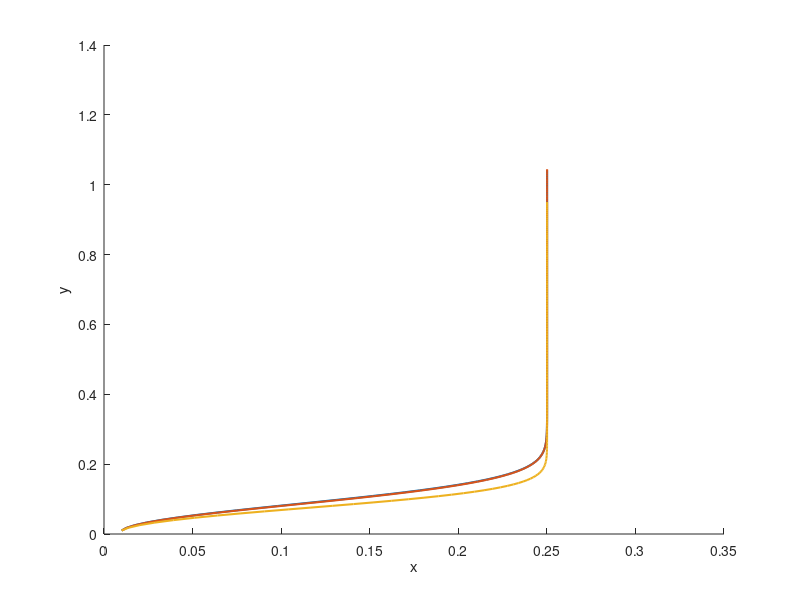

MATLAB code for this plot:
clear all;
close all;
clc;

% Constants and parameters
pi_val = 3.14;
figure;
  B= 0.01;
for   mu= [0.01 0.05 1]
    G = 0.5;
    beta = 0.01;
    QT = 2;
    a0 = 0.5;
    q = -1.025;

    % Function definitions
    h = @(x) 1 + a0 * sin(2 * pi_val * x);
    q1 = @(mu, q) (-(0.8)^8 * (mu - 1) * G * B / (120 * mu) + ...
                   (0.8)^6 * (mu - 1) * G * B / (20 * mu) - ...
                   (0.8)^5 * (mu - 5/4) * G * B / (30 * mu) - ...
                   (0.8)^4 * (mu - 1) * (1 + G * B / (24 * mu)) + ...
                   (0.8)^3 * (mu - 3/2) * (q + 1 + G * B / (30 * mu)) + ...
                   (0.8) * (G * B / (120 * mu) + 3 * q / 2 + 1 / 2)) / ...
                   ((mu - 1) * (0.8)^3 + 1);

    % X values
    x_values = linspace(-0.2, 1.75, 81);
    h_all = zeros(size(x_values));
    q1_val = q1(mu, q);

    % Compute h1(x)
    for i = 1:length(x_values)
        x = x_values(i);
        h_val = h(x);

        A = (mu - 1) * G * B / (120 * mu);
        B1 = -(mu - 1) * G * B * h_val^2 / (20 * mu);
        C = (mu - 5/4) * G * B * h_val^3 / (30 * mu);
        D = (mu - 1) * (1 + G * B * h_val^4 / (24 * mu));
        E = -((mu - 3/2) * (q + h_val + G * B * h_val^5 / (30 * mu)) - q1_val * (mu - 1));
        F = -((q + h_val) * 3 * h_val^2 / 2 + G * B * h_val^7 / 120 - h_val^3);
        G1 = q1_val * h_val^3;

        coeffs = [A, 0, B1, C, D, E, 0, F, G1];
        rts = roots(coeffs);
        real_rts = rts(imag(rts) == 0 & real(rts) > 0 & real(rts) < h_val);

        if isempty(real_rts)
            h_all(i) = 0;
        else
            h_all(i) = real_rts(1);
        end
    end

    % Vertical points per layer
    Ny = 100;

    % Initialize streamfunction grid data
    E_combined = [];
    Y_combined = [];
    X_combined = [];

    % Loop to build streamfunction
    for i = 1:length(x_values)
        x = x_values(i);
        h1_val = h_all(i);
        h_val = h(x);

        y_core = linspace(0, h1_val, Ny);
        y_periph = linspace(h1_val, h_val, Ny);

        % Core layer
        term1 = -y_core;
        term2 = y_core./2 .* (q + h_val + G.*beta./(30.*mu) .* ((mu-1).*h1_val.^5 + h_val.^5)) .* ...
                ((3.*(mu-1).*h1_val.^2 + (3.*h_val.^2 - mu.*y_core.^2)) ./ ((mu-1).*h1_val.^3 + h_val.^3));
        term3 = -G.*beta.*y_core./(120.*mu) .* (5*(mu-1).*h1_val.^4 + (5.*h_val.^4 - mu.*y_core.^4));
        E1 = term1 + term2 + term3;

        % Peripheral layer
        term1 = -y_periph;
        term2 = (q + h_val + G.*beta./(30*mu) .* ((mu-1).*h1_val.^5 + h_val.^5)) .* ...
                ((mu-1).*h1_val.^3 + y_periph./2.*(3.*h_val.^2 - y_periph.^2)) ./ ((mu-1).*h1_val.^3 + h_val.^3);
        term3 = -G.*beta./(30.*mu) .* ((mu-1).*h1_val.^5 + y_periph./4 .* (5.*h_val.^4 - y_periph.^4));
        E2 = term1 + term2 + term3;

        % Stack data
        Y_combined = [Y_combined; y_core'; y_periph(2:end)'];
        X_combined = [X_combined; x * ones(Ny,1); x * ones(Ny-1,1)];
        E_combined = [E_combined; E1'; E2(2:end)'];
    end

    % Create regular meshgrid
    points_per_column = Ny * 2 - 1;
    x_vals = x_values;
    y_vals = linspace(0, max(Y_combined), points_per_column);
    [Xq, Yq] = meshgrid(x_vals, y_vals);

    % Interpolate streamfunction to meshgrid
    Egrid_interp = griddata(X_combined, Y_combined, E_combined, Xq, Yq, 'linear');
    Egrid_interp(isnan(Egrid_interp)) = 0;

    % Compute velocities from streamfunction
    dx_val = mean(diff(x_vals));
    dy_val = mean(diff(y_vals));
    [dy, dx] = gradient(Egrid_interp, dy_val, dx_val);
    u = dy;
    v = -dx;

    % === Multiple Particle Trajectories ===
    tf = 5;  % Increase simulation time
    time = linspace(0, tf, 201);  % More time steps
    dt = time(2) - time(1);

    % Define multiple initial positions
    initial_positions = [0.01, 0.01, 0,01];

    hold on;

    for k = 1:size(initial_positions, 1)
        X_pos = zeros(size(time));
        Y_pos = zeros(size(time));
        X_pos(1) = initial_positions(k,1);
        Y_pos(1) = initial_positions(k,2);

        for i = 1:length(time)-1
            u_interp = interp2(Xq, Yq, u, X_pos(i), Y_pos(i), 'linear', 0);
            v_interp = interp2(Xq, Yq, v, X_pos(i), Y_pos(i), 'linear', 0);

            X_pos(i+1) = X_pos(i) + dt * u_interp;
            Y_pos(i+1) = Y_pos(i) + dt * v_interp;
        end

        plot(X_pos, Y_pos, 'LineWidth', 1.5);
    end

    % Add streamlines to visualize the flow
%     contour(Xq, Yq, Egrid_interp, 30, 'k');  % Show streamlines

    % Add velocity arrows (quiver)
%     quiver(Xq, Yq, u, v, 2, 'r');  % Arrow scale 2

    xlabel('x');
    ylabel('y');
    grid off;
end